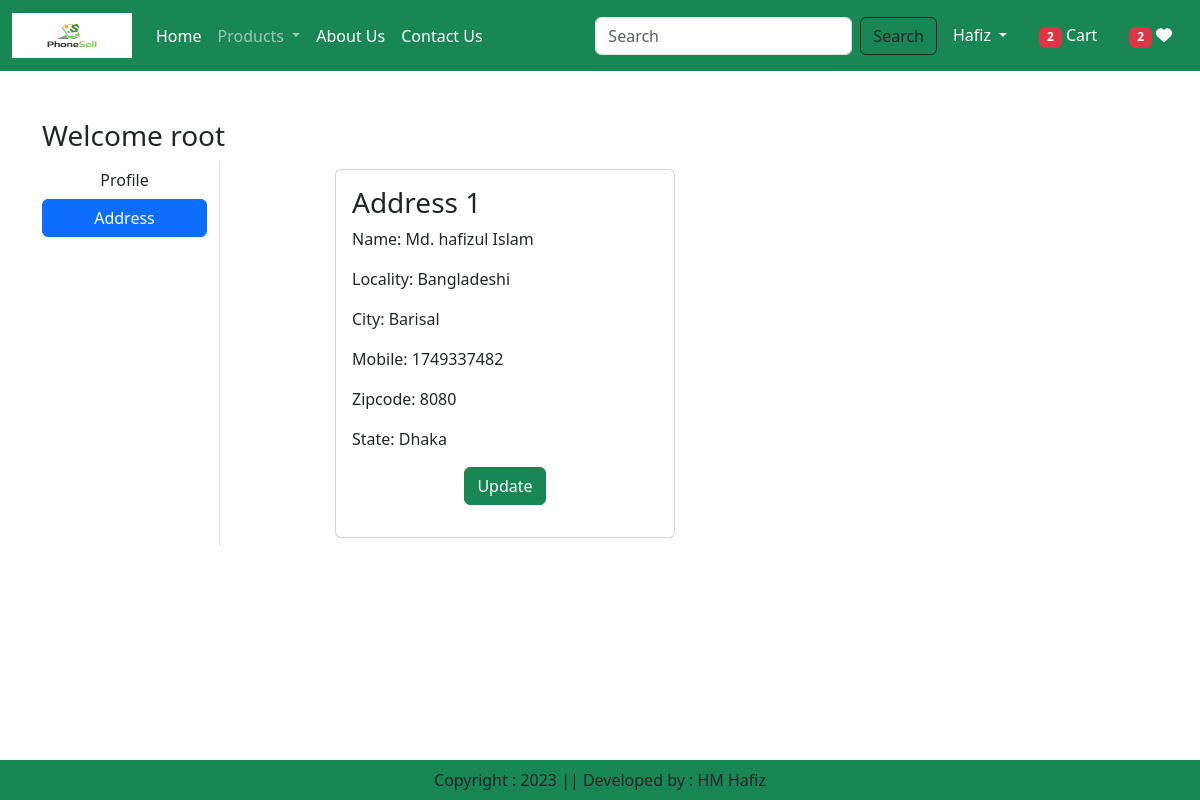
The page /address/ (signed in) on the database its author committed.
### app/models.py (models this page shows, shortened)
class Customer(models.Model):
    user = models.ForeignKey(User, on_delete=models.CASCADE)
    name = models.CharField(max_length=200)
    locality = models.CharField(max_length=200)
    city = models.CharField(max_length=50)
    mobile = models.IntegerField(default=0)
    zipcode = models.IntegerField()
    state = models.CharField(choices= STATE_CHOICES, max_length=100)

### app/views.py (the view)
# urls.py: path("address/", views.Address, name = 'address'),
@login_required
def Address(request):
    add =  Customer.objects.filter(user=request.user)
    totalitem = 0
    wishitem = 0
    if request.user.is_authenticated:
        totalitem = len(Cart.objects.filter(user=request.user))
        wishitem = len(Wishlist.objects.filter(user=request.user))
    return render(request, 'app/address.html',locals())

### app/Templates/app/address.html (shortened to what this page needs)
{% extends 'app/base.html' %}
{% load static %}
{% block main-content %}
    <div class="container my-5">
        <div class="row">
            <h3> Welcome <span class="text-captalize"> {{request.user}} </span> </h3>
            <div class="col-sm-2 border-end">
                <ul class="list-unstyled">
                    <li class="d-grid"><a href="{% url 'profile' %}" class= "btn "> Profile </a></li>
                    <li class="d-grid"><a href="{% url 'address' %}" class= "btn btn-primary"> Address </a></li>
                </ul>
            </div>
            <div class="col-sm-8 offset-sm-1">
                <div class="row">
                    {% for ad in add  %}
                        <div class="col-sm-6">
                            <div class="card m-2">
                                <div class="card-body">
                                    <h3> Address {{forloop.counter}} </h3>
                                    <p> Name: {{ad.name}} </p>
                                    <p> Locality: {{ad.locality}} </p>
                                    <p> City: {{ad.city}} </p>
                                    <p> Mobile: {{ad.mobile}} </p>
                                    <p> Zipcode: {{ad.zipcode}} </p>
                                    <p> State: {{ad.state}} </p>
                                    <p class="text-center"> <a href="{% url 'address-update' pk=ad.id %}" type="button" class="btn btn-success"> Update</a></p>
                                </div>
                            </div>
                        </div>
                    {% endfor %}
                </div>
            </div>
        </div>
    </div>
{% endblock main-content %}

### rows shown on the page
Customer: name "Md. hafizul Islam", locality "Bangladeshi", city "Barisal", mobile "1749337482", zipcode "8080", state "Dhaka"

### other values the page prints
{{ totalitem }} "2"
{{ wishitem }} "2"
{{ request.user }} "root"
